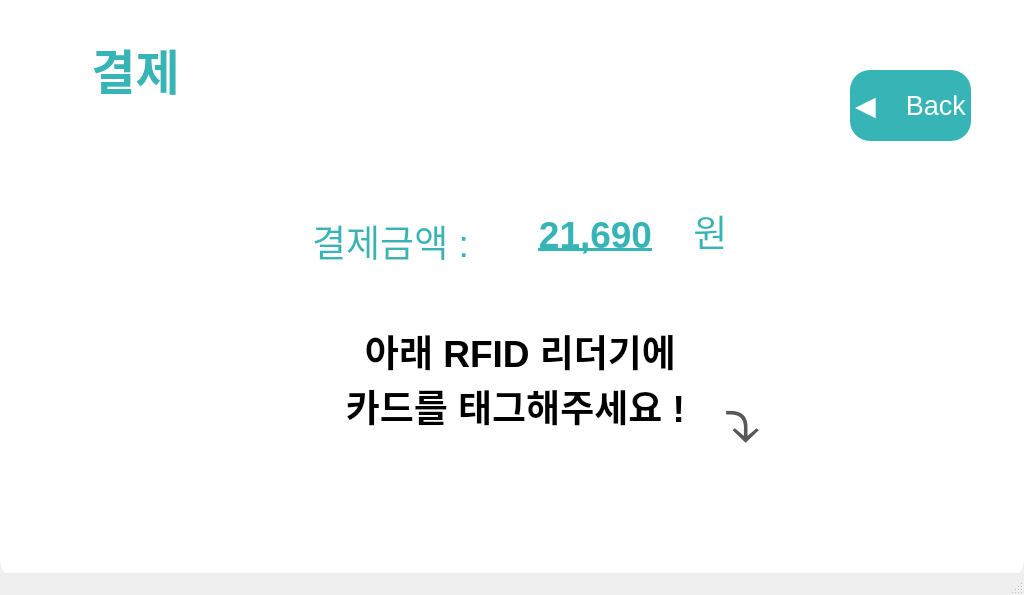
<?xml version="1.0" encoding="UTF-8"?>
<ui version="4.0">
 <class>payWindow</class>
 <widget class="QMainWindow" name="payWindow">
  <property name="geometry">
   <rect>
    <x>0</x>
    <y>0</y>
    <width>1024</width>
    <height>595</height>
   </rect>
  </property>
  <property name="windowTitle">
   <string>MainWindow</string>
  </property>
  <widget class="QWidget" name="centralwidget">
   <widget class="QLabel" name="storeLabel">
    <property name="geometry">
     <rect>
      <x>0</x>
      <y>-20</y>
      <width>1024</width>
      <height>600</height>
     </rect>
    </property>
    <property name="styleSheet">
     <string notr="true">background-color: rgba( 255, 255, 255); border-radius: 20px</string>
    </property>
    <property name="text">
     <string/>
    </property>
   </widget>
   <widget class="QPushButton" name="backBtn">
    <property name="geometry">
     <rect>
      <x>850</x>
      <y>70</y>
      <width>121</width>
      <height>71</height>
     </rect>
    </property>
    <property name="font">
     <font>
      <pointsize>20</pointsize>
     </font>
    </property>
    <property name="styleSheet">
     <string notr="true">color:rgb(255,255,255);background-color: rgb(55, 181, 182); border-radius: 20px</string>
    </property>
    <property name="text">
     <string>◀️    Back</string>
    </property>
   </widget>
   <widget class="QTextEdit" name="textEdit">
    <property name="geometry">
     <rect>
      <x>30</x>
      <y>30</y>
      <width>211</width>
      <height>101</height>
     </rect>
    </property>
    <property name="styleSheet">
     <string notr="true">color:rgb(55, 181, 182);background-color: rgb(255,255,255); border-radius: 20px</string>
    </property>
    <property name="html">
     <string>&lt;!DOCTYPE HTML PUBLIC &quot;-//W3C//DTD HTML 4.0//EN&quot; &quot;http://www.w3.org/TR/REC-html40/strict.dtd&quot;&gt;
&lt;html&gt;&lt;head&gt;&lt;meta name=&quot;qrichtext&quot; content=&quot;1&quot; /&gt;&lt;style type=&quot;text/css&quot;&gt;
p, li { white-space: pre-wrap; }
&lt;/style&gt;&lt;/head&gt;&lt;body style=&quot; font-family:'Ubuntu'; font-size:11pt; font-weight:400; font-style:normal;&quot;&gt;
&lt;p align=&quot;center&quot; style=&quot; margin-top:0px; margin-bottom:0px; margin-left:0px; margin-right:0px; -qt-block-indent:0; text-indent:0px;&quot;&gt;&lt;span style=&quot; font-size:36pt; font-weight:600;&quot;&gt;결제&lt;/span&gt;&lt;/p&gt;&lt;/body&gt;&lt;/html&gt;</string>
    </property>
   </widget>
   <widget class="QTextEdit" name="textEdit_2">
    <property name="geometry">
     <rect>
      <x>290</x>
      <y>210</y>
      <width>201</width>
      <height>131</height>
     </rect>
    </property>
    <property name="styleSheet">
     <string notr="true">color:rgb(55, 181, 182);background-color: rgb(255,255,255); border-radius: 20px</string>
    </property>
    <property name="html">
     <string>&lt;!DOCTYPE HTML PUBLIC &quot;-//W3C//DTD HTML 4.0//EN&quot; &quot;http://www.w3.org/TR/REC-html40/strict.dtd&quot;&gt;
&lt;html&gt;&lt;head&gt;&lt;meta name=&quot;qrichtext&quot; content=&quot;1&quot; /&gt;&lt;style type=&quot;text/css&quot;&gt;
p, li { white-space: pre-wrap; }
&lt;/style&gt;&lt;/head&gt;&lt;body style=&quot; font-family:'Ubuntu'; font-size:11pt; font-weight:400; font-style:normal;&quot;&gt;
&lt;p align=&quot;center&quot; style=&quot; margin-top:0px; margin-bottom:0px; margin-left:0px; margin-right:0px; -qt-block-indent:0; text-indent:0px;&quot;&gt;&lt;span style=&quot; font-size:28pt;&quot;&gt;결제금액 :&lt;/span&gt;&lt;/p&gt;&lt;/body&gt;&lt;/html&gt;</string>
    </property>
   </widget>
   <widget class="QTextEdit" name="textEdit_3">
    <property name="geometry">
     <rect>
      <x>500</x>
      <y>210</y>
      <width>191</width>
      <height>61</height>
     </rect>
    </property>
    <property name="styleSheet">
     <string notr="true">color:rgb(55, 181, 182);background-color: rgb(255,255,255); border-radius: 20px</string>
    </property>
    <property name="html">
     <string>&lt;!DOCTYPE HTML PUBLIC &quot;-//W3C//DTD HTML 4.0//EN&quot; &quot;http://www.w3.org/TR/REC-html40/strict.dtd&quot;&gt;
&lt;html&gt;&lt;head&gt;&lt;meta name=&quot;qrichtext&quot; content=&quot;1&quot; /&gt;&lt;style type=&quot;text/css&quot;&gt;
p, li { white-space: pre-wrap; }
&lt;/style&gt;&lt;/head&gt;&lt;body style=&quot; font-family:'Ubuntu'; font-size:11pt; font-weight:400; font-style:normal;&quot;&gt;
&lt;p align=&quot;center&quot; style=&quot; margin-top:0px; margin-bottom:0px; margin-left:0px; margin-right:0px; -qt-block-indent:0; text-indent:0px;&quot;&gt;&lt;span style=&quot; font-size:28pt; font-weight:600; text-decoration: underline;&quot;&gt;21,690&lt;/span&gt;&lt;/p&gt;&lt;/body&gt;&lt;/html&gt;</string>
    </property>
   </widget>
   <widget class="QTextEdit" name="textEdit_4">
    <property name="geometry">
     <rect>
      <x>680</x>
      <y>200</y>
      <width>61</width>
      <height>71</height>
     </rect>
    </property>
    <property name="styleSheet">
     <string notr="true">color:rgb(55, 181, 182);background-color: rgb(255,255,255); border-radius: 20px</string>
    </property>
    <property name="html">
     <string>&lt;!DOCTYPE HTML PUBLIC &quot;-//W3C//DTD HTML 4.0//EN&quot; &quot;http://www.w3.org/TR/REC-html40/strict.dtd&quot;&gt;
&lt;html&gt;&lt;head&gt;&lt;meta name=&quot;qrichtext&quot; content=&quot;1&quot; /&gt;&lt;style type=&quot;text/css&quot;&gt;
p, li { white-space: pre-wrap; }
&lt;/style&gt;&lt;/head&gt;&lt;body style=&quot; font-family:'Ubuntu'; font-size:11pt; font-weight:400; font-style:normal;&quot;&gt;
&lt;p align=&quot;center&quot; style=&quot; margin-top:0px; margin-bottom:0px; margin-left:0px; margin-right:0px; -qt-block-indent:0; text-indent:0px;&quot;&gt;&lt;span style=&quot; font-size:28pt;&quot;&gt;원&lt;/span&gt;&lt;/p&gt;&lt;/body&gt;&lt;/html&gt;</string>
    </property>
   </widget>
   <widget class="QTextEdit" name="textEdit_5">
    <property name="geometry">
     <rect>
      <x>330</x>
      <y>320</y>
      <width>381</width>
      <height>161</height>
     </rect>
    </property>
    <property name="styleSheet">
     <string notr="true">color:rgb(0, 0, 0);background-color: rgb(255,255,255); border-radius: 20px</string>
    </property>
    <property name="html">
     <string>&lt;!DOCTYPE HTML PUBLIC &quot;-//W3C//DTD HTML 4.0//EN&quot; &quot;http://www.w3.org/TR/REC-html40/strict.dtd&quot;&gt;
&lt;html&gt;&lt;head&gt;&lt;meta name=&quot;qrichtext&quot; content=&quot;1&quot; /&gt;&lt;style type=&quot;text/css&quot;&gt;
p, li { white-space: pre-wrap; }
&lt;/style&gt;&lt;/head&gt;&lt;body style=&quot; font-family:'Ubuntu'; font-size:11pt; font-weight:400; font-style:normal;&quot;&gt;
&lt;p align=&quot;center&quot; style=&quot; margin-top:0px; margin-bottom:0px; margin-left:0px; margin-right:0px; -qt-block-indent:0; text-indent:0px;&quot;&gt;&lt;span style=&quot; font-size:28pt; font-weight:600;&quot;&gt;아래 RFID 리더기에&lt;/span&gt;&lt;/p&gt;
&lt;p align=&quot;center&quot; style=&quot; margin-top:0px; margin-bottom:0px; margin-left:0px; margin-right:0px; -qt-block-indent:0; text-indent:0px;&quot;&gt;&lt;span style=&quot; font-size:28pt; font-weight:600;&quot;&gt;카드를 태그해주세요 ! &lt;/span&gt;&lt;/p&gt;&lt;/body&gt;&lt;/html&gt;</string>
    </property>
   </widget>
   <widget class="QTextEdit" name="textEdit_6">
    <property name="geometry">
     <rect>
      <x>720</x>
      <y>380</y>
      <width>101</width>
      <height>121</height>
     </rect>
    </property>
    <property name="styleSheet">
     <string notr="true">color:rgb(0, 0, 0);background-color: rgb(255,255,255); border-radius: 20px</string>
    </property>
    <property name="html">
     <string>&lt;!DOCTYPE HTML PUBLIC &quot;-//W3C//DTD HTML 4.0//EN&quot; &quot;http://www.w3.org/TR/REC-html40/strict.dtd&quot;&gt;
&lt;html&gt;&lt;head&gt;&lt;meta name=&quot;qrichtext&quot; content=&quot;1&quot; /&gt;&lt;style type=&quot;text/css&quot;&gt;
p, li { white-space: pre-wrap; }
&lt;/style&gt;&lt;/head&gt;&lt;body style=&quot; font-family:'Ubuntu'; font-size:11pt; font-weight:400; font-style:normal;&quot;&gt;
&lt;p style=&quot; margin-top:0px; margin-bottom:0px; margin-left:0px; margin-right:0px; -qt-block-indent:0; text-indent:0px;&quot;&gt;&lt;a name=&quot;docs-internal-guid-e08127d9-7fff-f526-ef34-0e143ae3529e&quot;&gt;&lt;/a&gt;&lt;span style=&quot; font-family:'Arial','sans-serif'; font-size:48pt; color:#595959; background-color:transparent;&quot;&gt;⤵&lt;/span&gt;&lt;/p&gt;&lt;/body&gt;&lt;/html&gt;</string>
    </property>
   </widget>
  </widget>
  <widget class="QMenuBar" name="menubar">
   <property name="geometry">
    <rect>
     <x>0</x>
     <y>0</y>
     <width>1024</width>
     <height>22</height>
    </rect>
   </property>
  </widget>
  <widget class="QStatusBar" name="statusbar"/>
 </widget>
 <resources/>
 <connections/>
</ui>
